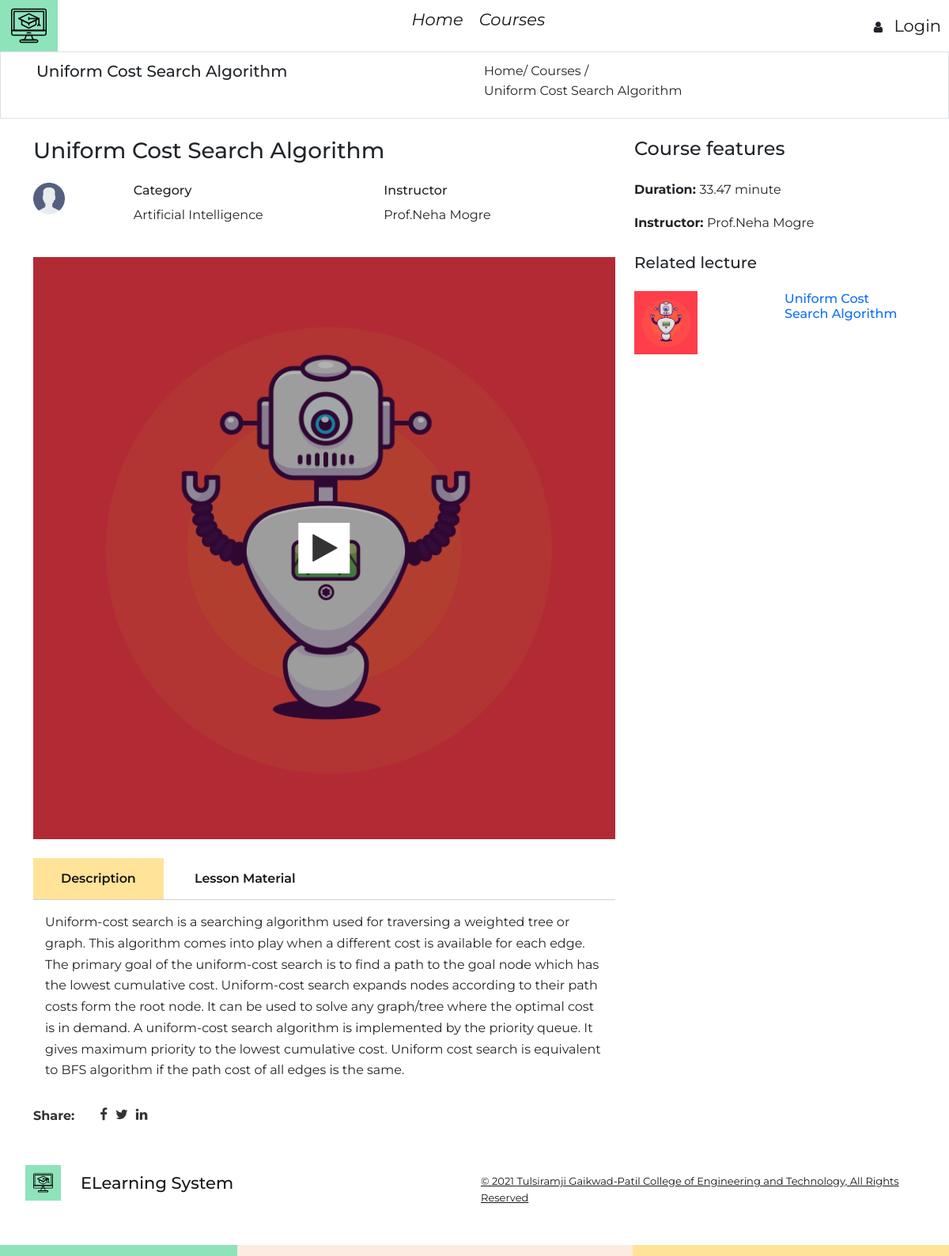
/course?vid=1&vname=Uniform Cost Search Algorithm, run on the app's committed database.
### tables this page shows
CREATE TABLE `courses` (
  `id` int(11) NOT NULL,
  `category` varchar(255) NOT NULL,
  `heading` varchar(255) NOT NULL,
  `description` varchar(1000) NOT NULL,
  `instructor` varchar(255) NOT NULL,
  `video_link` varchar(1000) NOT NULL,
  `video_thumb` varchar(255) NOT NULL,
  `vid_duration` varchar(255) NOT NULL,
  `added_at` timestamp NOT NULL DEFAULT current_timestamp()
);

### course.php (the view, shortened to what this page needs)
<?php require("config/connection.php"); ?>
<!DOCTYPE html>
<html lang="en">
<head>
    <?php include("include/header.php"); ?>
</head>
<body>
    <?php include("include/navigation.php"); ?>
    <?php
    if(isset($_GET['vid']) && isset($_GET['vname'])){
        $vid =  $_GET['vid'];
        $vname = $_GET['vname'];
        $q = "select * from courses where id='$vid' limit 1";
        $r = mysqli_query($connection,$q);
        if($r){
            if(mysqli_num_rows($r) > 0){
                while($rows = mysqli_fetch_assoc($r)){
                    $category = $rows['category'];
                    $heading = $rows['heading'];
                    $description = $rows['description'];
                    $instructor = $rows['instructor'];
                    $video_link = $rows['video_link'];
                    $duration = $rows['vid_duration'];
                ?>
    <div class="course-name border">
        <div class="container">
            <div class="row p-1">
                <div class="col-xl-6">
                    <div class="c-name pt-2">
                        <h3 class="h5"><?php echo $vname; ?></h3>
                    </div>
                </div>
                <div class="col-xl-6 pt-2">
                    <a href="index" class="text-dark">Home</a>/ <a href="index" class="text-dark">Courses</a> / <p class="text-dark"><?php echo $vname; ?></p>
                </div>
            </div>
        </div>
    </div>
    <div class="container">
        <div class="row">
            <div class="col-xl-8">
                <h3 class="h3 mr-2 mt-4 mb-4"><?php echo $heading; ?></h3>
                <div class="insrtuctor-info">
                    <div class="row mb-4 mt-4">
                        <div class="col-xl-2">
                            <img src="assets/images/user.png" class="img-fluid" width="40px" height="40px">
                        </div>
                        <div class="col-xl-5">
                            <h6 class="h6">Category</h6>
                            <p><?php echo $category; ?></p>
                        </div>
                        <div class="col-xl-5">
                            <h6 class="h6">Instructor</h6>
                            <p><?php echo $instructor; ?></p>
                        </div>
                    </div>
                    <div class="row">
                        <div class="col-xl-12">
                            <div class="vid-thumb">
                                <div class="vid-overlay">
                                    <a href="<?php echo $video_link; ?>" data-fancybox="video" data-caption="<?php echo $heading; ?>"><i class="fa fa-play" title="watch <?php echo $heading." video";?>"></i></a>
                                </div>
                            </div>
                        </div>
                    </div>
                    <div class="row mt-4">
                        <div class="col-xl-12">
                            <div class="responsiveTabsDemo">
                                <ul>
                                    <li><a href="#tab-1"> Description </a></li>
                                    <li><a href="#tab-2"> Lesson Material </a></li>
                                </ul>
                                <div id="tab-1">
                                    <p><?php echo $description; ?></p>
                                </div>
                            </div>
                        </div>
                    </div>
                    <div class="row">
                        <div class="col-xl-12">
                            <div class="social-share">
                                <p>Share: </p>
                                <ul>
                                    <li><a href=""><i class="fa fa-facebook"></i></a></li>
                                    <li><a href=""><i class="fa fa-twitter"></i></a></li>
                                    <li><a href=""><i class="fa fa-linkedin"></i></a></li>
                                </ul>
                            </div>
                        </div>
                    </div>
                </div>
            </div>
            <div class="col-xl-4">
                <div class="row mb-2">
                    <div class="col-xl-12">
                        <p class="h4 mb-4 mt-4">Course features</p>
                        <div class="video-meta">
                            <p><strong>Duration: </strong><?php echo $duration; ?></p>
                            <p><strong>Instructor: </strong><?php echo $instructor; ?></p>
                        </div>
                    </div>
                </div>
                <div class="row">
                    <div class="col-xl-12">
                        <p class="h5 mb-4">Related lecture</p>
                        <div class="rel-meta">
                          <?php
                           $vname = $_GET['vname'];
                            $vid = $_GET['vid'];
                            $q1 = "select * from courses where heading like '%$vname%'";
                            $r1 = mysqli_query($connection,$q1);
                            if($r){
                                if(mysqli_num_rows($r1) > 0){
                                while($rows1 = mysqli_fetch_assoc($r1)){
                                $heading = $rows1['heading'];
                                $video_thumb = $rows1['video_thumb'];
                            ?>
                            <div class="row">
                                <div class="col-xl-6">
                                    <img src="assets/images/video-thumb/<?php echo $video_thumb; ?>" width="80px" height="80px">
                                </div>
                                <div class="col-xl-6">
                                    <a href="?vid=<?php echo $vid?>&vname=<?php echo $vname;?>"><h6 class="h6"><?php echo $heading; ?></h6>
                                    </a>
                                </div>
                            </div>
                            <?php
                                }
                            }
                            ?>
                        </div>
                    </div>
                </div>
            </div>
        </div>
    </div>
    <?php
        }
    }
    }else{
            echo mysqli_error($connection);
        }
    }
    }
?>
    <?php include("include/footer.php"); ?>
</body>
</html>

### css/style.css (style rules this page uses)
* { margin: 0; padding: 0; -webkit-box-sizing: border-box; box-sizing: border-box; font-family: 'Montserrat', sans-serif; }
ul { list-style: none; }
a { text-decoration: none; font-family: 'Montserrat', sans-serif; }
h1, h2, h3, h4, h5, h6 { font-family: 'Montserrat', sans-serif; }
p { font-size: 16px; line-height: 1.67em }
.responsiveTabsDemo { width: 100%; }
.responsiveTabsDemo ul { margin: 20px 0; border-bottom: 1px solid #D1D1D1; }
.responsiveTabsDemo ul li.r-tabs-state-active { background-color: #FFE399; }
.responsiveTabsDemo ul li a { padding: 16px 35px; display: block; -webkit-transition: color .2s ease-out, background-color .2s ease-out; transition: color .2s ease-out, background-color .2s ease-out; font-family: Montserrat, sans-serif; font-weight: 600; letter-spacing: -.005em; font-size: 20px; line-height: 1.25em; font-size: 17px; color: #171717; font-size: 16px; }
.vid-thumb { width: 100%; position: relative; }
.vid-thumb .vid-overlay { position: absolute; top: 0; left: 0; width: 100%; height: 100%; background-color: rgba(1, 1, 1, .3); }
.vid-thumb .vid-overlay i { font-size: 40px; color: #333; position: absolute; top: 50%; left: 50%; -webkit-transform: translate(-50%,-50%); transform: translate(-50%,-50%); padding: 12px 16px 12px 18px; background-color: #fff; -webkit-animation: pulse 3s linear infinite; animation: pulse 3s linear infinite }
.social-share { width: 100%; display: -webkit-box; display: -ms-flexbox; display: flex; }
.social-share p { font-size: 16px; font-weight: bold; color: #333; }
.social-share ul { display: -webkit-box; display: -ms-flexbox; display: flex; }
.social-share ul li { margin-right: 10px; }
.social-share ul li a i { font-size: 17px; color: #333; }

### data on the page
courses: heading "Uniform Cost Search Algorithm", category "Artificial Intelligence", instructor "Prof.Neha Mogre", description "Uniform-cost search is a searching algorithm used for traversing a weighted tree or graph. This algorithm comes into play when a different cost is available for each edge. The primary goal of the uniform-cost search is to find a path to the goal node which has the lowest cumulative cost. Uniform-cost search expands nodes according to their path costs form the root node. It can be used to solve any graph/tree where the optimal cost is in demand. A uniform-cost search algorithm is implemented by the priority queue. It gives maximum priority to the lowest cumulative cost. Uniform cost search is equivalent to BFS algorithm if the path cost of all edges is the same.", vid_duration "33.47 minute", video_thumb (picture)
